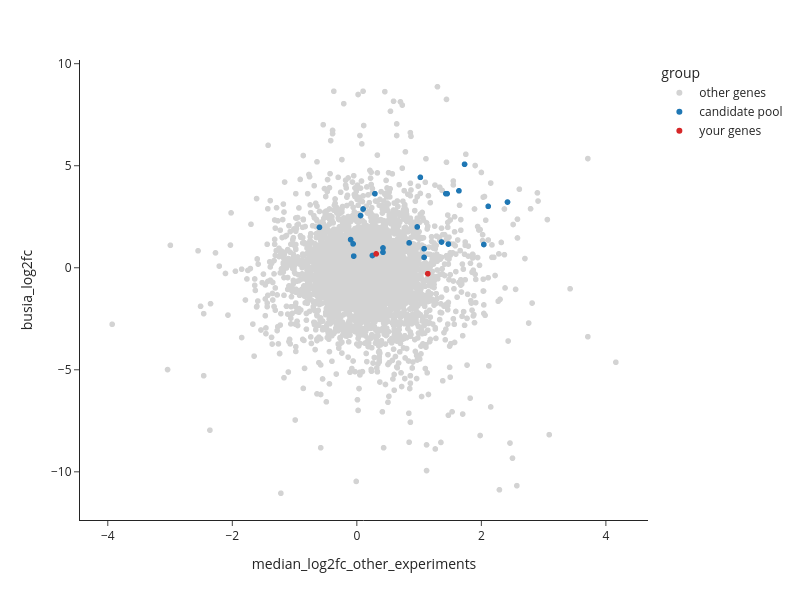

Source (notebook cell):
### Markdown cell above
### Where does Busia sit?

A useful overview is to plot every gene's fold change in Busia against its median fold change in all
the other experiments. Genes in the top-right are overexpressed in Busia *and* elsewhere; genes high on
the y-axis only are Busia-specific. Candidate pool genes are highlighted.

### Code cell
others = fc.drop(columns=BUSIA).median(axis=1)
overview = pd.DataFrame(
    {
        "median_log2fc_other_experiments": others,
        "busia_log2fc": fc[BUSIA],
        "busia_padj": padj[BUSIA],
        "name": annots["GeneName"].reindex(fc.index).fillna(""),
    }
).dropna(subset=["busia_log2fc"])
overview["group"] = np.where(
    overview.index.isin(CANDIDATE_GENES), "your genes",
    np.where(overview.index.isin(pool["gene_id"]), "candidate pool", "other genes"),
)
overview = overview.sort_values("group", key=lambda g: g.map({"other genes": 0, "candidate pool": 1, "your genes": 2}))

fig = px.scatter(
    overview.reset_index(), x="median_log2fc_other_experiments", y="busia_log2fc", color="group",
    hover_name="GeneID", hover_data=["name", "busia_padj"], render_mode="webgl",
    color_discrete_map={"other genes": "lightgrey", "candidate pool": "#1f77b4", "your genes": "#d62728"},
    template="simple_white", width=800, height=600,
)
fig.add_hline(0, line_dash="dash", line_color="grey")
fig.add_vline(0, line_dash="dash", line_color="grey")
fig

### Figure 1 — Plotly figure (JSON) as saved in the notebook; plotly's stock layout.template omitted (floating-point values rounded to 4 significant figures; data arrays with more than 128 entries replaced by an {"elided": "..."} marker saying what was removed)
{"data": [{"customdata": {"elided": "11121x2 mixed values"}, "hovertemplate": "<b>%{hovertext}</b><br><br>group=other genes<br>median_log2fc_other_experiments=%{x}<br>busia_log2fc=%{y}<br>name=%{customdata[0]}<br>busia_padj=%{customdata[1]}<extra></extra>", "hovertext": {"elided": "11121 str values"}, "legendgroup": "other genes", "marker": {"color": "lightgrey", "symbol": "circle"}, "mode": "markers", "name": "other genes", "showlegend": true, "type": "scattergl", "x": {"elided": "11121 float values"}, "xaxis": "x", "y": {"elided": "11121 float values"}, "yaxis": "y"}, {"customdata": [["CYP4C27", 0.0], ["ABCC3", 0.0], ["", 0.0], ["COEAE1D", 0.004], ["MIP", 0.0], ["CYP4G17", 0.0], ["GSTMS3", 0.0], ["CYP6Z3", 0.0], ["COEAE1F", 0.001], ["", 0.0], ["GSTE3", 0.0], ["CYP4H18", 0.0], ["", 0.0], ["", 0.0], ["CYP6Z1", 0.01], ["", 0.001], ["COEBE3C", 0.0], ["", 0.0], ["", 0.0], ["", 0.0], ["COEBE1C", 0.0], ["", 0.047], ["CYP6Z4", 0.0], ["", 0.0]], "hovertemplate": "<b>%{hovertext}</b><br><br>group=candidate pool<br>median_log2fc_other_experiments=%{x}<br>busia_log2fc=%{y}<br>name=%{customdata[0]}<br>busia_padj=%{customdata[1]}<extra></extra>", "hovertext": ["AGAP009246", "AGAP003221", "AGAP006521", "AGAP005756", "AGAP000833", "AGAP000877", "AGAP009946", "AGAP008217", "AGAP006227", "AGAP002850", "AGAP009197", "AGAP028019", "AGAP008331", "AGAP002852", "AGAP008219", "AGAP011564", "AGAP005372", "AGAP005499", "AGAP011909", "AGAP009184", "AGAP005373", "AGAP006548", "AGAP002894", "AGAP000834"], "legendgroup": "candidate pool", "marker": {"color": "#1f77b4", "symbol": "circle"}, "mode": "markers", "name": "candidate pool", "showlegend": true, "type": "scattergl", "x": [2.11, 0.84, -0.6, 0.42, 0.42, 0.97, 1.08, 1.36, 0.25, 1.43, -0.06, 2.42, 1.02, 1.64, 1.08, 1.47, 0.06, 2.04, 1.73, 0.1, 0.29, -0.05, 1.45, -0.1], "xaxis": "x", "y": [3.01, 1.22, 1.98, 0.76, 0.97, 2.0, 0.93, 1.26, 0.6, 3.63, 1.17, 3.22, 4.43, 3.77, 0.51, 1.16, 2.56, 1.14, 5.07, 2.88, 3.63, 0.57, 3.63, 1.38], "yaxis": "y"}, {"customdata": [["GSTE4", 0.008], ["CYP6AA1", 0.181]], "hovertemplate": "<b>%{hovertext}</b><br><br>group=your genes<br>median_log2fc_other_experiments=%{x}<br>busia_log2fc=%{y}<br>name=%{customdata[0]}<br>busia_padj=%{customdata[1]}<extra></extra>", "hovertext": ["AGAP009193", "AGAP002862"], "legendgroup": "your genes", "marker": {"color": "#d62728", "symbol": "circle"}, "mode": "markers", "name": "your genes", "showlegend": true, "type": "scattergl", "x": [0.31, 1.14], "xaxis": "x", "y": [0.68, -0.29], "yaxis": "y"}], "layout": {"height": 600, "legend": {"title": {"text": "group"}, "tracegroupgap": 0}, "margin": {"t": 60}, "shapes": [{"line": {"color": "grey", "dash": "dash"}, "type": "line", "x0": 0, "x1": 1, "xref": "x domain", "y0": 0, "y1": 0, "yref": "y"}, {"line": {"color": "grey", "dash": "dash"}, "type": "line", "x0": 0, "x1": 0, "xref": "x", "y0": 0, "y1": 1, "yref": "y domain"}], "width": 800, "xaxis": {"anchor": "y", "domain": [0.0, 1.0], "title": {"text": "median_log2fc_other_experiments"}}, "yaxis": {"anchor": "x", "domain": [0.0, 1.0], "title": {"text": "busia_log2fc"}}}}
